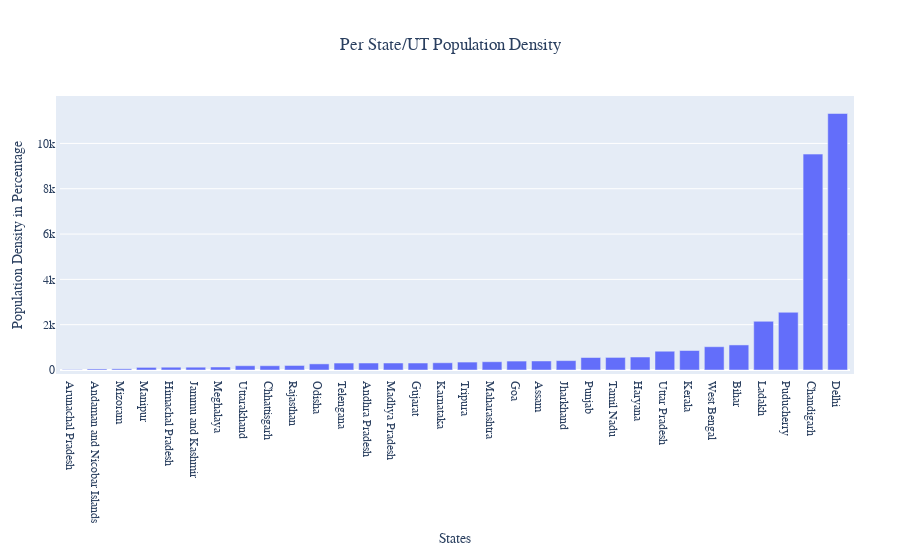

Here is the notebook cell this chart was saved with:
### Markdown cell above
# State/UT Plot of Population Density

### Code cell
import pylab as pl
import seaborn as sns
import plotly.express as px
import plotly.graph_objects as go


df_per_state = df_per_state.drop_duplicates(subset=['Name of State / UT'])
df_per_state = df_per_state.sort_values(by ='PopulationDensity', ascending =True).reset_index(drop=True)


trace = go.Bar(x = df_per_state['Name of State / UT'], y = df_per_state['PopulationDensity'].values)
fig = go.Figure(data = [trace])
fig.update_xaxes(showgrid=False, zeroline=False)


fig.update_layout(
    autosize=True,
    title='Per State/UT Population Density',
    title_x=0.5,
    xaxis_title="States",
    yaxis_title="Population Density in Percentage",
    font=dict(
        family="Courier New, monospace",
        size=12
    ),
    margin=dict(
        l=50,
        r=50,
        b=100,
        t=100,
        pad=4
    ),
)
fig.show()

### Figure 1 — Plotly figure (JSON) as saved in the notebook; plotly's stock layout.template omitted (floating-point values rounded to 4 significant figures)
{"data": [{"type": "bar", "x": ["Arunachal Pradesh", "Andaman and Nicobar Islands", "Mizoram", "Manipur", "Himachal Pradesh", "Jammu and Kashmir", "Meghalaya", "Uttarakhand", "Chhattisgarh", "Rajasthan", "Odisha", "Telengana", "Andhra Pradesh", "Madhya Pradesh", "Gujarat", "Karnataka", "Tripura", "Maharashtra", "Goa", "Assam", "Jharkhand", "Punjab", "Tamil Nadu", "Haryana", "Uttar Pradesh", "Kerala", "West Bengal", "Bihar", "Ladakh", "Puducherry", "Chandigarh", "Delhi"], "y": [17, 46, 52, 115, 123, 124, 132, 189, 189, 200, 270, 307, 308, 308, 308, 319, 350, 365, 394, 398, 414, 551, 555, 573, 829, 860, 1028, 1106, 2149, 2547, 9528, 11320]}], "layout": {"autosize": true, "font": {"family": "Courier New, monospace", "size": 12}, "margin": {"b": 100, "l": 50, "pad": 4, "r": 50, "t": 100}, "title": {"text": "Per State/UT Population Density", "x": 0.5}, "xaxis": {"showgrid": false, "title": {"text": "States"}, "zeroline": false}, "yaxis": {"title": {"text": "Population Density in Percentage"}}}}
